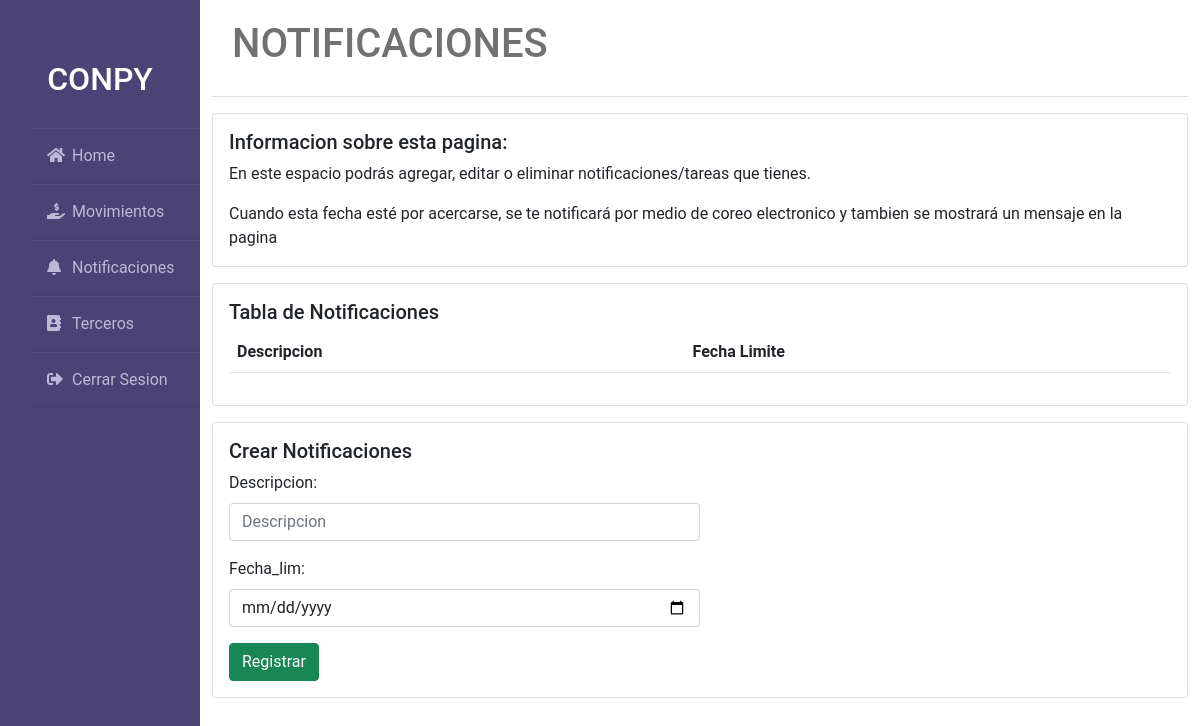
The app's page /notificaciones/ (signed in), older data.
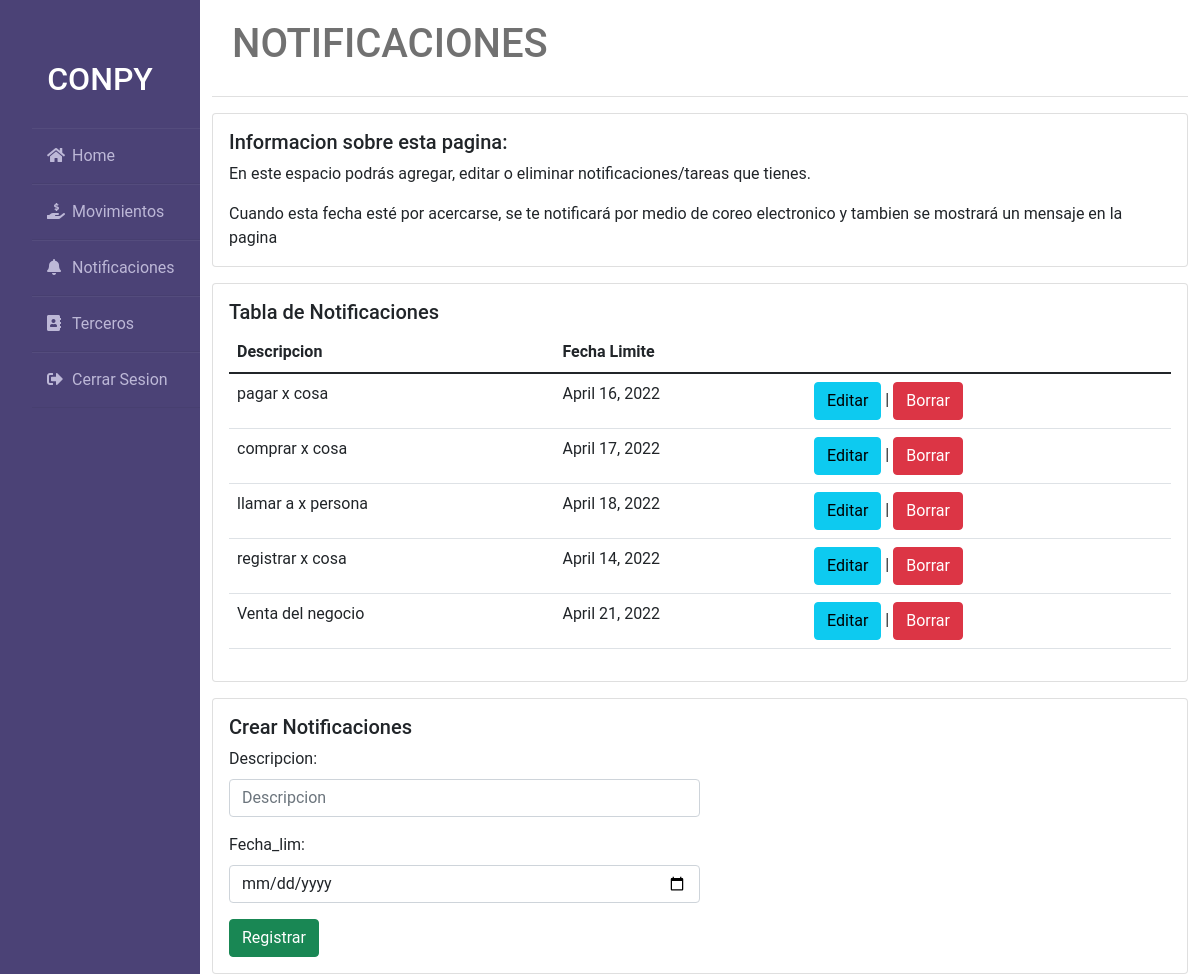
The same page, newer data.
### negocio/models.py (models this page shows, shortened)
class Notificacion(models.Model):
    options=(
        ('Notificacion','notificacion')
    )
    id = models.AutoField(primary_key=True)
    descripcion = models.TextField(max_length=200,  verbose_name='Descripcion')
    fecha_lim = models.DateField(verbose_name='Fecha_lim')

### negocio/views.py (the view)
# urls.py: path('notificaciones/',nviews.notificaciones,name='notificaciones',),
@login_required(login_url="/login/")
def notificaciones(request):
    msg=None
    datos=Notificacion.objects.all()
    formulario = NotificacionForm(request.POST or None)
    if formulario.is_valid():
        formulario.save()
        try:
            msg="La notificación se ha creado correctamente"
        except:
            msg="hubo un error"
    return render(request,'negocio/notificaciones.html',{'datos':datos,'formulario':formulario,'msg':msg})

### negocio/forms.py
class NotificacionForm(forms.ModelForm):
    class Meta:
        model=Notificacion
        fields='__all__'

### negocio/templates/negocio/notificaciones.html (shortened to what this page needs)
{% extends 'negocio/base.html' %}
{% block content %}
<div class="container">
    <div class="header">
        <h1>NOTIFICACIONES</h1>
    </div>
    <div class="card mt-3">
        <div class="card-body">
          <h5 class="card-title">Informacion sobre esta pagina:</h5>
          <p class="card-text">En este espacio podrás agregar, editar o eliminar notificaciones/tareas que tienes.</p>
          <p class="card-text">Cuando esta fecha esté por acercarse, se te notificará por medio de coreo electronico y tambien se mostrará un mensaje en la pagina</p>
        </div>
      </div>
    <div class="card mt-3">
      <div class="card-body">
          <h5 class="card-title">Tabla de Notificaciones</h5>
          <table class="table">
            <thead>
              <tr>
                <th>Descripcion</th>
                <th>Fecha Limite</th>
              </tr>
            </thead>
            <tbody>
            {% for dato in datos %}
              <tr>
                <td>{{ dato.descripcion }}</td>
                <td>{{ dato.fecha_lim }}</td>
                <td> <a href="{% url 'editar'%}" class="btn btn-info" role="button">Editar</a> |
                  <a href="{% url 'eliminar_noti' dato.id %}" class="btn btn-danger" role="button">Borrar</a> </td>
              </tr>
              {% endfor %}
          </tbody>
          </table>
      </div>
    </div>
    <div class="card mt-3">
        <div class="card-body">
            <h5 class="card-title">Crear Notificaciones</h5>
            <form action=" {% url 'notificaciones' %} " method="POST">
              {% for campo in formulario %}
              <div class="mb-3 col-6">
                <label for="" class="form-label">{{ campo.label }}: </label>
                {% if campo.field.widget.input_type  != "text" %}
                <input
                type="{{ campo.field.widget.input_type  }}"
                name="{{ campo.name }}"
                id=""
                placeholder="{{ campo.label }}"
                class="form-control" />
                {% else %}
                <input
                type="date"
                name="{{ campo.name }}"
                id=""
                placeholder="{{ campo.label }}"
                class="form-control" />
                {% endif %}
              </div>
              {% endfor %}
              <input type="submit" value="Registrar" class="btn btn-success">
            </form>
        </div>
    </div>
</div>
{% endblock %}

### negocio/templates/negocio/base.html (shortened to what this page needs)
<!DOCTYPE html>
<html lang="en">
{% load static %}
<head>
    <link rel="stylesheet" href="{% static 'negocio/styles.css' %}" type="text/css" >
    <link href="https://cdn.jsdelivr.net/npm/bootstrap@5.1.3/dist/css/bootstrap.min.css" rel="stylesheet">
    <link href="https://cdnjs.cloudflare.com/ajax/libs/font-awesome/5.15.4/css/all.min.css" rel="stylesheet" >
</head>
<body>
    <div class="wrapper">
        <div class="sidebar">
            {% include 'externos/sidebar.html' %}
        </div>
        {% block content %}{% endblock %}
    </div>
</body>
</html>

### negocio/templates/externos/sidebar.html (shortened to what this page needs)
<body>
    <div class="wrapper">
        <div class="sidebar">
            <h2>Conpy</h2>
            <ul>
                <li><a href="{% url 'home' %}" class= "text-decoration-none"><i class="fas fa-home"></i>Home</a></li>
                <li><a href="{% url 'ingresos' %}" class= "text-decoration-none"><i class="fas fa-hand-holding-usd"></i>Movimientos</a></li>
                <li><a href="{% url 'notificaciones' %}" class= "text-decoration-none"><i class="fas fa-bell"></i>Notificaciones</a></li>
                <li><a href="{% url 'terceros' %}" class= "text-decoration-none"><i class="fas fa-address-book"></i>Terceros</a></li>
               <li><a href="{% url 'logout' %}" class= "text-decoration-none"><i class="fas fa-sign-out-alt"></i>Cerrar Sesion</a></li>
            </ul>
        </div>
    </div>
</body>

### negocio/static/negocio/styles.css (style rules this page uses)
* { margin: 0; padding: 0; box-sizing: border-box; list-style: none; text-decoration: none; font-family: 'Roboto', sans-serif; }
body { background: #f3f5f9; }
.wrapper { display: flex; position: relative; }
.wrapper .sidebar { position: fixed; width: 200px; height: 100%; background: #4b4276; padding: 30px 0; }
.wrapper .sidebar h2 { color: #fff; text-transform: uppercase; text-align: center; margin-bottom: 30px; }
.wrapper .sidebar ul li { padding: 15px; border-bottom: 1px solid rgba(0, 0, 0, 0.05); border-top: 1px solid rgba(255, 255, 255, 0.05); }
.wrapper .sidebar ul li a { color: #bdb8d7; display: block; }
.wrapper .sidebar ul li a .fas { width: 25px; }
.wrapper .container { width: 100%; margin-left: 200px; }
.wrapper .container .header { padding: 20px; background: #fff; color: #717171; border-bottom: 1px solid #e0e0e0; }

Row changes from the older to the newer data that the page shows:
added Notificacion: descripcion "pagar x cosa", fecha_lim "April 16, 2022"
added Notificacion: descripcion "comprar x cosa", fecha_lim "April 17, 2022"
added Notificacion: descripcion "llamar a x persona", fecha_lim "April 18, 2022"
added Notificacion: descripcion "registrar x cosa", fecha_lim "April 14, 2022"
added Notificacion: descripcion "Venta del negocio", fecha_lim "April 21, 2022"
